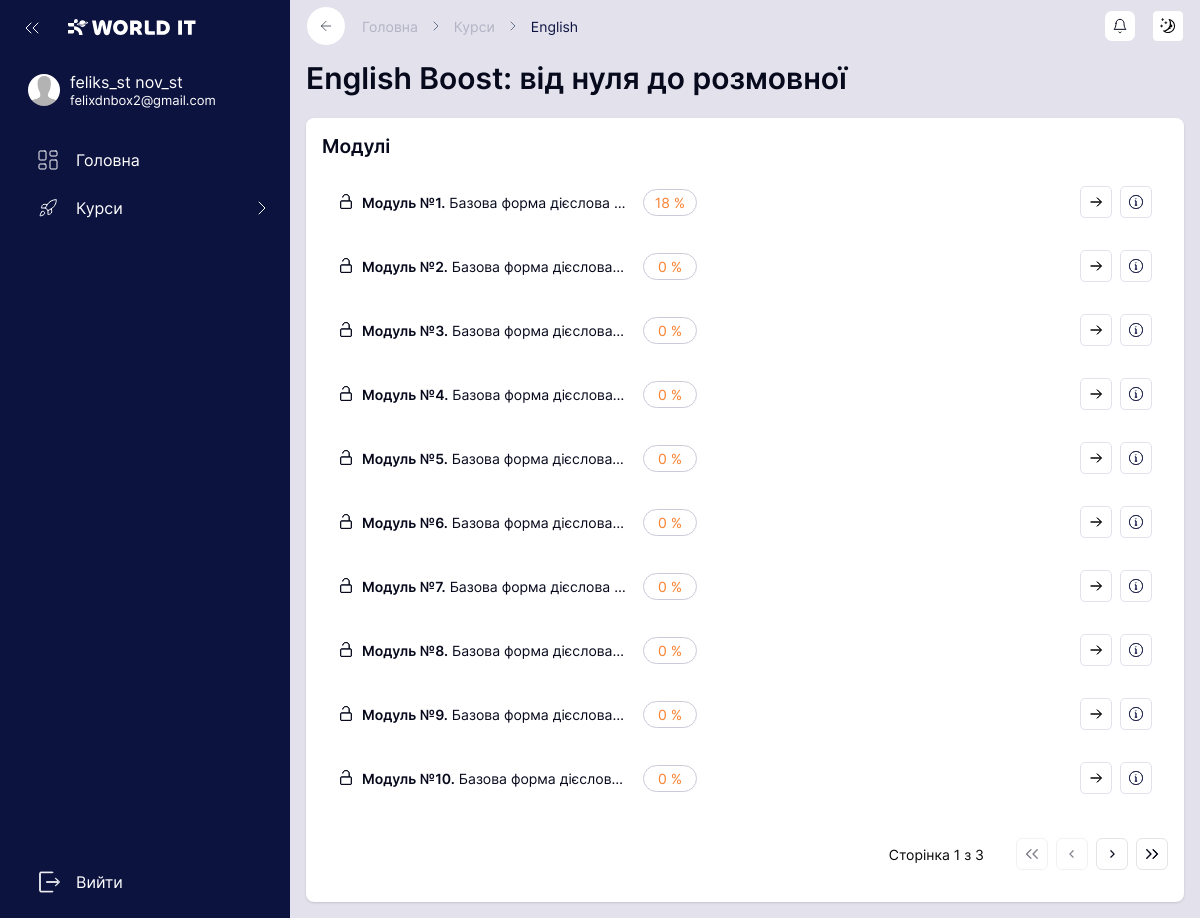
The page /courses/english/modules/ (signed in) on the database its author committed.
### users/models.py (models this page shows, shortened)
class CustomUser(AbstractUser):
    gender_choices = (
        ('Чоловічий', "Чоловічий"),
        ('Жіночий', 'Жіночий'),
    )
    phone_number = models.CharField(max_length=25, unique=True, null=True, blank=True)
    birth_date = models.DateField(null=True, blank=True)
    city = models.CharField(max_length=60, default=None, null=True, blank=True)
    gender = models.CharField(max_length=10, default=None, null=True, choices=gender_choices)
    first_name_en = models.CharField(max_length=50, blank=True, null=True)
    last_name_en = models.CharField(max_length=50, blank=True, null=True)
    github_url = models.URLField(blank=True, null=True)
    messenger = models.CharField(max_length=255, blank=True, null= True)
    avatar = models.ImageField(upload_to="users/avatars", blank=True, null=True)
    visible_password = models.CharField(max_length=100, default=None, blank=True, null=True)
    @property
    def account_types(self):
        returned_types = []
        if self.is_superuser:
            returned_types.append("admin")
        type_list = ["mentor", "manager", "parent", "student"]
        for type in type_list:
            if hasattr(self, f"profile_{type}"):
                returned_types.append(type)
        return returned_types
    @property
    def full_name(self):
        if self.last_name and self.first_name:
            return f"{self.first_name} {self.last_name}"
        else:
            return self.username

### courses/models.py (models this page shows, shortened)
class Course(models.Model):
    name = models.CharField(max_length = 255)
    description = models.TextField()
    preview_description = models.CharField(max_length=255)
    range_age = models.CharField(max_length=5, default="9-17")
    preview_image = models.ImageField(upload_to="courses/")
    dark_preview_image = models.ImageField(upload_to="courses/dark/", blank=True, null=True)
    status = models.ForeignKey(to = CourseStatus, related_name = "courses", on_delete = models.SET_NULL, null = True)
    editors = models.ManyToManyField(to = CustomUser, related_name= 'editable_courses', blank=True)
    users = models.ManyToManyField(to = CustomUser, related_name="courses", blank=True)

class Module(models.Model):
    name = models.CharField(max_length = 255)
    course = models.ForeignKey(to = Course, related_name = "modules", on_delete = models.CASCADE)

### english/views/all_modules.py (the view)
# urls.py: path("modules/", AllModulesView.as_view(), name="all_english_modules"),
@method_decorator(
    required_type(["student", "manager", "admin"]),
    name="get"
)
class AllModulesView(ListView):
    model = Module
    template_name = "english/all_modules.html"
    context_object_name = "modules"
    http_method_names = ["get"]
    paginate_by = 10
    def get_queryset(self):
        modules = Module.objects.filter(
            course_id=settings.ENGLISH_COURSE_ID
        ).order_by("id")
        return modules
    def get_context_data(self, **kwargs):
        english_course = get_object_or_404(Course, pk=settings.ENGLISH_COURSE_ID)
        context = super().get_context_data(**kwargs)
        context["course"] = english_course
        context["header_links"] = [
            ("Курси", "all_courses"),
            ("English", "english:all_english_modules")
        ]
        context["is_staff"] = self._is_staff()
        self._attach_modules_progress(modules=context["modules"])
        return context
    def _attach_modules_progress(self, modules):
        student = self._get_student()
        if student is None:
            return
        progress_service = EnglishProgressService(
            student=student
        )
        modules_percents = progress_service.get_modules_percents()
        for module in modules:
            module.progress_percent = modules_percents.get(module.id, 0)
        return progress_service.get_course_percent()
    def _is_staff(self) -> bool:
            account_types = self.request.user.account_types
            for staff_type in ["admin"]:
                if staff_type in account_types:
                    return True
            return False
    def _get_student(self):
        return getattr(
            self.request.user,
            "profile_student",
            None
        )

### english/templates/english/all_modules.html (shortened to what this page needs)
{% extends 'base_cabinet.html' %}
{% load static %}
{% block links %}
{{ block.super }}
    <link rel="stylesheet" href="{% static 'english/css/all_modules.css' %}">
    <link rel="stylesheet" href="{% static 'english/css/components/all_modules/module_info_modal.css' %}">
{% endblock %}
{% block main %}
    <h2 class="page-title">
        {% if course %}
            {{ course.name }}
        {% else %}
            Курс
        {% endif %}
    </h2>
    <div class="card-container">
        <div class="card">
            <h2 class="card-header">Модулі</h2>
            <div id="modulesContainer">
                {% if modules %}
                    {% for module in modules %}
                        <div class="module-container">
                            <div class="info-labels-container">
                                <img
                                src="{% static 'english/img/info_icons/lock-open-1.svg' %}"
                                alt="lock">
                                <p class="module-title" title="Модуль №{{ module.order_number }} {{ module.name }}">
                                    <span class="module-number">Модуль №{{ module.id }}.</span>
                                    <span class="module-name">{{ module.name }}</span>
                                </p>
                            </div>
                            <div class="progress-container">
                                {% if not is_staff %}
                                    <div class="pill-container">
                                        <p>{{ module.progress_percent }} %</p>
                                    </div>
                                {% endif %}
                            </div>
                            <div class="nav-buttons-container">
                                <a href="{% url 'english:english_module' module.id %}" class="button">
                                    <img src="{% static 'english/img/action_icons/arrow-right.svg' %}" alt="arrow_right">
                                </a>
                                <div
                                    class="button module-info-button"
                                    module-id="{{ module.id }}"
                                    module-name="{{ module.name }}"
                                >
                                    <img src="{% static 'english/img/action_icons/info-circled.svg' %}" alt="info">
                                </div>
                            </div>
                        </div>
                    {% endfor %}
                {% endif %}
            </div>
            {% if page_obj %}
                {% include 'english/components/all_modules/pagination_container.html' with page_obj=page_obj %}
            {% endif %}
        </div>
    </div>
{% endblock %}

### templates/base_cabinet.html (shortened to what this page needs)
{% extends 'base.html' %}
{% load static %}
{% load menu_tags %}
{% block links %}
    <link rel="stylesheet" href="{% static 'css/sidebar.css' %}">
    <link rel="stylesheet" href="{% static 'css/cabinet.css' %}">
    <link rel="stylesheet" href="{% static 'css/sidebar_mobile.css' %}">
{% endblock %}
{% block menu %}
    <aside>
        <div id="mainLinks">
            <div id="headerMenu">
                <img src="{% static 'img/sideBar/icons/back.svg' %}" alt="" id="collapseMenu">
                <div id="logoBlock">
                    <img src="{% static 'img/sideBar/logo.svg' %}" alt="">
                </div>
            </div>
            {% if user.is_authenticated %}
                <div id="userMenu">
                    {% if user.avatar %}
                        <img src="{{ user.avatar.url }}" alt="">
                    {% else %}
                        <img src="{% static 'img/sideBar/anonim.png' %}" alt="">
                    {% endif %}
                    <span>
                        <h5>{{ user.full_name }}</h5>
                        <p>{{ user.email }}</p>
                    </span>
                </div>
            {% endif %}
            <nav>
                {% get_sidebar as sidebar %}
                {% for data in sidebar %}
                    <a href="{{ data.link }}" class="menu-item {% if data.active %}selected-item{% endif %}">
                        <img src="{{ data.img }}" alt="">
                        <p>{{ data.title }}</p>
                        {% if data.sub_items %} <img class="open-menu-btn {% if data.active %}select-open-menu{% endif %}" src="{% static 'img/sideBar/icons/open.svg' %}" alt=""> {% endif %}
                    </a>
                {% endfor %}
            </nav>
        </div>
        {% if user.is_authenticated %}
            <nav id="accountLinks">
                <a href="{% url 'logout' %}" class="menu-item">
                    <img src="{% static 'img/sideBar/icons/exit.svg' %}" alt="">
                    <p>Вийти</p>
                </a>
            </nav>
        {% endif %}
    </aside>
    <main>
        <div id="headerPart">
            <a href="#" id="back">
                <img src="{% static 'cabinet/img/arrowBack.svg' %}" alt="">
            </a>
            <div id="page-path">
                <a href="#" class="dissable">Головна</a>
                {% get_header_links as header_links %}
                {% for text, link in header_links %}
                    <img src="{% static 'cabinet/img/arrowRight.svg' %}" alt="">
                    <a
                        href="
                            {% if link %}
                                {% if '/' in link %}
                                    {{ link }}
                                {% else %}
                                    {% url link %}
                                {% endif %}
                            {% endif %}
                            "
                        class="
                            {% if forloop.counter != header_links|length %}
                                dissable
                            {% endif %}">
                    {{ text }}
                    </a>
                {% endfor %}
            </div>
            <a href="#" id="notification" class="button">
                <img src="{% static 'img/bell.svg' %}" alt="">
            </a>
            <p id="changeTheme" class="button">
                <img src="{% static 'img/moon.svg' %}" alt="">
            </p>
        </div>
        {% block main %}
        {% endblock %}
    </main>
{% endblock %}

### templates/base.html (shortened to what this page needs)
<!DOCTYPE html>
<html lang="en">
  <head>
      {% load static %}
      <link rel="stylesheet" href="{% static 'css/base.css' %}">
      {% block links %}{% endblock %}
  </head>
  <body>
      {% block menu %}{% endblock %}
  </body>
</html>

### english/templates/english/components/all_modules/module_info_modal.html (shortened to what this page needs)
{% load static %}

### english/templates/english/components/all_modules/pagination_container.html (shortened to what this page needs)
{% load static %}
<nav class="pagination-container">
    <p class="pagination-info">
        Сторінка {{ page_obj.number }} з {{ paginator.num_pages }}
    </p>
    <div class="pagination-buttons">
        <a
        class="
        button
        pagination-button
        {% if not page_obj.has_previous %}
            is-disabled
        {% endif %}"
        id="firstPageButton"
        >
            <img src="{% static 'english/img/action_icons/double-arrow-left.svg' %}" alt="double-arrow-left">
        </a>
        <a
        class="
            button
            pagination-button
            {% if not page_obj.has_previous %}
                is-disabled
            {% endif %}
        "
        id="previousPageButton"
        >
            <img src="{% static 'english/img/action_icons/chevron-left.svg' %}" alt="chevron-left">
        </a>
        <a
        class="
            button
            pagination-button
        "
        id="nextPageButton"
        {% if page_obj.has_next %}
            href="?page={{ page_obj.next_page_number }}"
        {% endif %}>
            <img src="{% static 'english/img/action_icons/chevron-right.svg' %}" alt="chevron-right">
        </a>
        <a
        class="
            button
            pagination-button
        "
        id="lastPageButton"
        {% if page_obj.has_next %}
            href="?page={{ paginator.num_pages }}"
        {% endif %}>
            <img src="{% static 'english/img/action_icons/double-arrow-right.svg' %}" alt="double-arrow-right">
        </a>
    </div>
</nav>

### rows shown on the page
CustomUser: full_name "feliks_st nov_st", email "felixdnbox2@gmail.com"
Course: name "English Boost: від нуля до розмовної"
Module: id "1", name "Базова форма дієслова…", progress_percent "18"
Module: id "2", name "Базова форма дієслова…", progress_percent "0"
Module: id "3", name "Базова форма дієслова…", progress_percent "0"
Module: id "4", name "Базова форма дієслова…", progress_percent "0"
Module: id "5", name "Базова форма дієслова…", progress_percent "0"
Module: id "6", name "Базова форма дієслова…", progress_percent "0"
Module: id "7", name "Базова форма дієслова…", progress_percent "0"
Module: id "8", name "Базова форма дієслова…", progress_percent "0"
Module: id "9", name "Базова форма дієслова…", progress_percent "0"
Module: id "10", name "Базова форма дієслов…", progress_percent "0"

### other values the page prints
{{ data.title }} "Головна" "Курси"
{{ text }} "Курси" "English"
{{ page_obj.number }} "1"
{{ paginator.num_pages }} "3"
